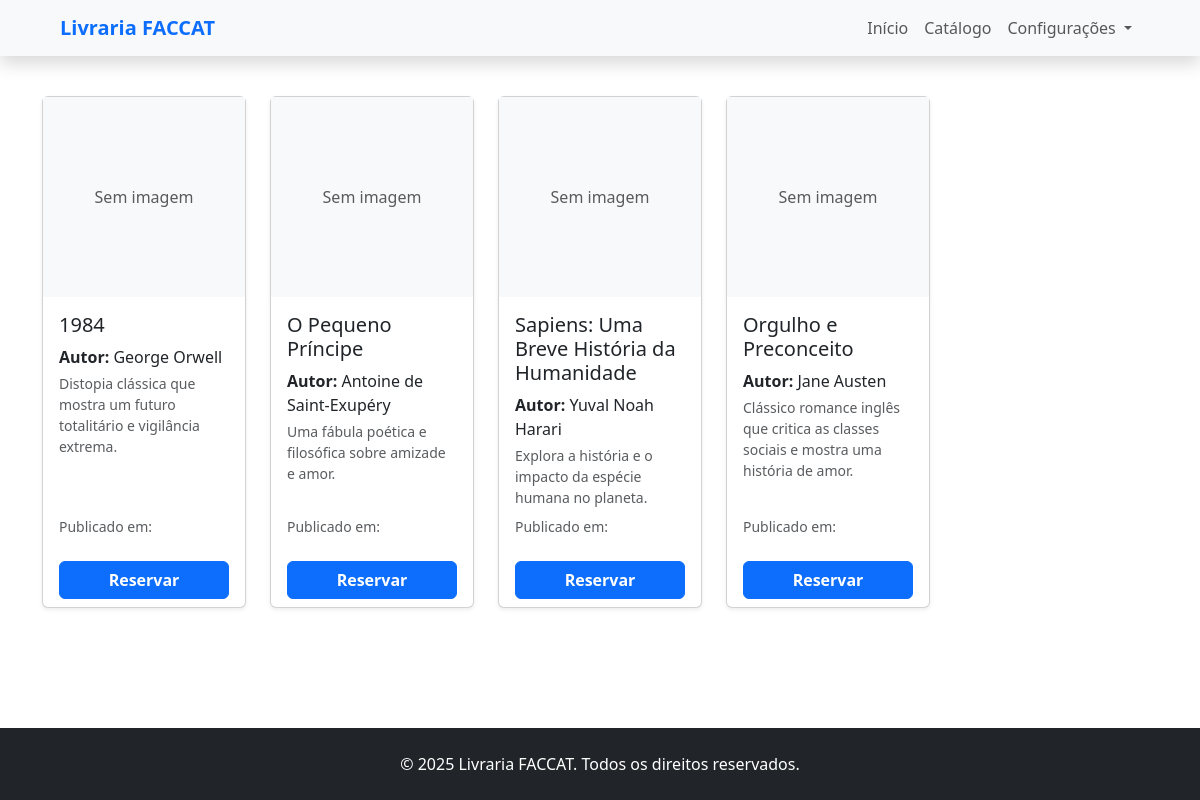
Screenshot of /livros/ with the database file from the repository.
### livros/models.py (models this page shows, shortened)
class Livro(models.Model):
    nome = models.CharField(max_length=100)
    autor = models.CharField(max_length=100)
    descricao = models.TextField()
    ano_publicacao = models.IntegerField(default=datetime.now().year)
    url = models.URLField(blank=True, null=True)
    isbn = models.CharField(max_length=17, blank=True, null=True, unique=True,
                            help_text="ISBN do livro (ex: 978-3-16-148410-0)")
    genero = models.CharField(max_length=20, choices=GENEROS, default='ficcao')
    quantidade = models.PositiveIntegerField(default=0)

### livros/views.py (the view)
# urls.py: path('livros/', include('livros.urls')),
def livros(request):
    livros = Livro.objects.all()
    dados = {
        'livros':livros
    }
    return render(request, 'livros/lista_livros.html', dados)

### livros/templates/livros/lista_livros.html (shortened to what this page needs)
{% extends 'base.html' %}
{% block content %}
<div class="container my-4">
    <div class="row row-cols-1 row-cols-md-2 row-cols-lg-3 row-cols-xl-5 g-4">
        {% for livro in livros %}
        <div class="col">
            <div class="card h-100 shadow-sm">
                {% if livro.url %}
                <img src="{{ livro.url }}" alt="Capa do livro {{ livro.nome }}" class="card-img-top" style="max-height: 200px; object-fit: contain;">
                {% else %}
                <div class="d-flex align-items-center justify-content-center bg-light text-muted" style="height: 200px;">
                    Sem imagem
                </div>
                {% endif %}
                <div class="card-body d-flex flex-column">
                    <h5 class="card-title">{{ livro.nome }}</h5>
                    <p class="card-text mb-1"><strong>Autor:</strong> {{ livro.autor }}</p>
                    <p class="card-text small text-muted mb-2">{{ livro.descricao }}</p>
                    <p class="card-text text-muted small mt-auto">Publicado em: {{ livro.data_publicacao }}</p>
                </div>
                <div class="card-footer bg-transparent border-0">
                    <a href="{% url 'livro_detalhes' id=livro.id %}" class="btn btn-primary w-100 fw-bold">Reservar</a>
                </div>
            </div>
        </div>
        {% endfor %}
    </div>
</div>
{% endblock %}

### rows the page displays
Livro: shows "Sem imagem", nome "1984", autor "George Orwell", descricao "Distopia clássica que mostra um futuro totalitário e vigilância extrema."
Livro: shows "Sem imagem", nome "O Pequeno Príncipe", autor "Antoine de Saint-Exupéry", descricao "Uma fábula poética e filosófica sobre amizade e amor."
Livro: shows "Sem imagem", nome "Sapiens: Uma Breve História da Humanidade", autor "Yuval Noah Harari", descricao "Explora a história e o impacto da espécie humana no planeta."
Livro: shows "Sem imagem", nome "Orgulho e Preconceito", autor "Jane Austen", descricao "Clássico romance inglês que critica as classes sociais e mostra uma história de amor."
